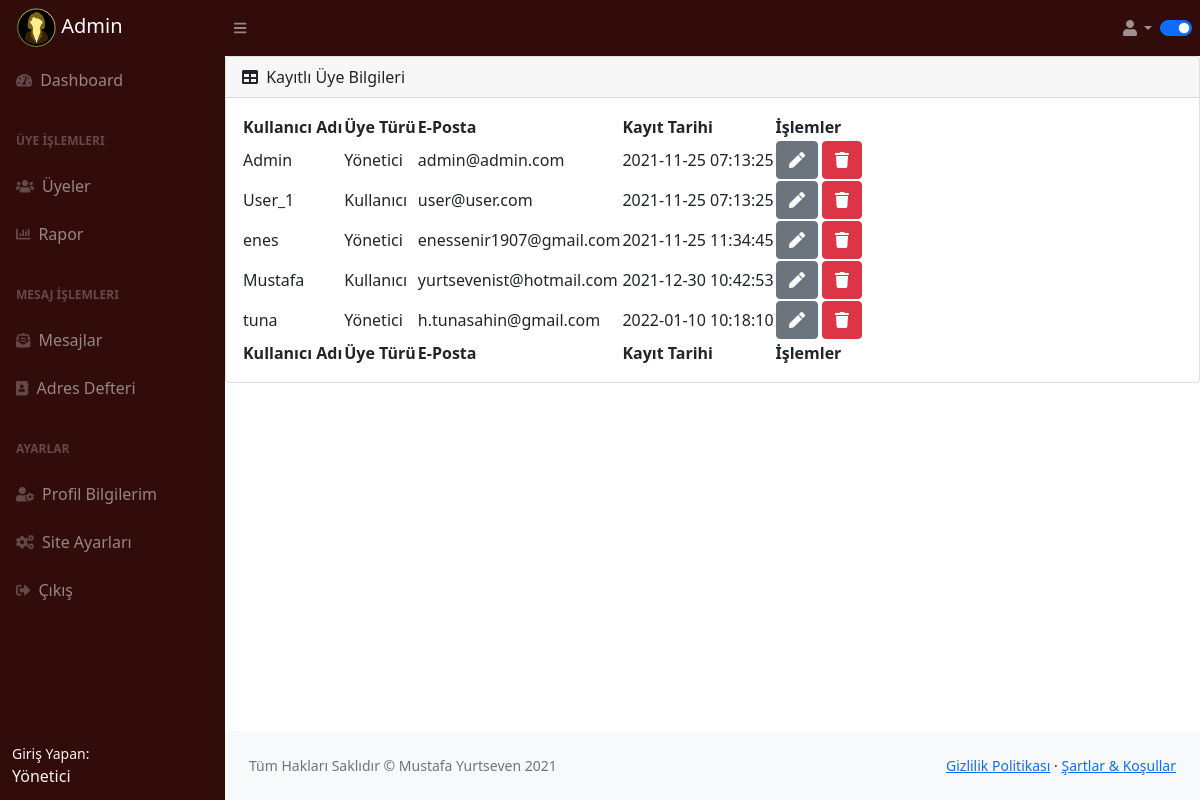
Screenshot of /php/uyeler.php (signed in) with the database file from the repository.
### tables this page shows
CREATE TABLE IF NOT EXISTS `mods` (
  `id` int(11) NOT NULL AUTO_INCREMENT,
  `modname` varchar(50) NOT NULL,
  `yer` varchar(50) NOT NULL,
  `color` varchar(50) NOT NULL,
  `durum` int(11) NOT NULL DEFAULT '1',
  PRIMARY KEY (`id`)
);

CREATE TABLE IF NOT EXISTS `users` (
  `id` int(11) NOT NULL AUTO_INCREMENT,
  `uname` varchar(50) NOT NULL,
  `email` varchar(50) NOT NULL,
  `password` varchar(100) NOT NULL,
  `gender` varchar(2) NOT NULL DEFAULT 'M',
  `photo` varchar(100) DEFAULT NULL,
  `rdate` timestamp NOT NULL DEFAULT CURRENT_TIMESTAMP,
  `who` int(11) NOT NULL DEFAULT '0',
  PRIMARY KEY (`id`)
);

### php/uyeler.php (the view, shortened to what this page needs)
<?php
include "admin/header.php";
include "admin/topmenu.php";
include "admin/sidemenu.php";
include "baglan.php";
$sorgu=$veritabani->prepare("SELECT * FROM users");
$sorgu->execute();
$kayitlar=$sorgu-> fetchAll(PDO::FETCH_OBJ);
?>
<div id="layoutSidenav_content">
    <main>
    <div class="card mb-4">
                            <div class="card-header">
                                <i class="fas fa-table me-1"></i>
                                Kayıtlı Üye Bilgileri
                            </div>
                            <div class="card-body">
                                <table id="datatablesSimple">
                                    <thead>
                                        <tr>
                                            <th>Kullanıcı Adı</th>
                                            <th>Üye Türü</th>
                                            <th>E-Posta</th>
                                            <th>Kayıt Tarihi</th>
                                            <th>İşlemler</th>
                                        </tr>
                                    </thead>
                                    <tfoot>
                                        <tr>
                                            <th>Kullanıcı Adı</th>
                                            <th>Üye Türü</th>
                                            <th>E-Posta</th>
                                            <th>Kayıt Tarihi</th>
                                            <th>İşlemler</th>
                                        </tr>
                                    </tfoot>
                                 <tbody>
                                     <?php foreach($kayitlar as $kayit){?>
                                       <tr>
                                            <td><?=$kayit->uname?></td>
                                            <?php if($kayit->who==0){?><td>Kullanıcı</td><?php }else if($kayit->who==-1){ ?><td>Üyelik Askıda</td><?php }else{?><td>Yönetici</td><?php } ?>
                                            <td><?=$kayit->email?></td>
                                            <td><?=$kayit->rdate?></td>
                                            <td class="text-center"> <a type="button" data-bs-toggle="modal" data-bs-target="#modalUyeDuzenle" dataId="<?php echo $kayit->id?>"
                                             dataEmail="<?php echo $kayit->email ?>"  dataUname="<?php echo $kayit->uname ?>"  dataWho="<?php echo $kayit->who ?>"
                                             dataRdate="<?php echo $kayit->rdate ?>" class="btn btn-secondary" href="#"><span class="fas fa-pen" title="Düzenle"></span></a>
                                            <a type="button" data-bs-toggle="modal" data-bs-target="#modalUyesil" data="<?php echo $kayit->email?>" class="btn btn-danger"><span class="fas fa-trash" title="Sil"></span></a>
                                        </td>
                                        </tr>
                                        <?php } ?>
                                 </tbody>
                                </table>
                            </div>
                        </div>
    </main>
<?php
include "admin/footer.php";
?>

### php/admin/header.php (shortened to what this page needs)
<?php
if($_SESSION["oturum"]!="yonetici")
{
    session_destroy();
    session_unset();
    unset($_SESSION['oturum']);
    header("Location:../login.html");
}
else
{
  include "baglan.php";
  $durum=1;
  $mods=$veritabani->prepare("SELECT * FROM mods WHERE durum=?");
  $mods->execute(array($durum));
  if($mods->rowCount()>0)
  {
  $durum=1;
  $mods=$veritabani->prepare("SELECT * FROM mods WHERE durum=?");
  $mods->execute(array($durum));
  foreach($mods as $mod)
  {
      $modname=$mod["modname"];
      if($mod["yer"]=="menu")
      {
          $menurenk=$mod["color"];
      }
      if($mod["yer"]=="font")
      {
          $fontrenk=$mod["color"];
      }
  }
}
else
{
    $durum=1;
    $modname="gece";
    $kayit=$veritabani->prepare('UPDATE mods SET durum = ? WHERE modname = ?');
    $kayit->execute(array($durum,$modname));
}
}
?>
<!DOCTYPE html>
<html lang="en">
    <head>
        <link rel="stylesheet" href="adminstyle.css">
        <link href="https://cdn.jsdelivr.net/npm/simple-datatables@latest/dist/style.css" rel="stylesheet" />
        <link href="../tema/dist/css/styles.css" rel="stylesheet" />
        <link href="https://gitcdn.github.io/bootstrap-toggle/2.2.2/css/bootstrap-toggle.min.css" rel="stylesheet">
</head>

### php/admin/topmenu.php (shortened to what this page needs)
<body class="sb-nav-fixed">
    <nav class="sb-topnav navbar navbar-expand navbar-dark" style="background-color:<?php echo $menurenk ?> !important; color:<?php echo $fontrenk ?>!important;">
        <a class="navbar-brand ps-3" href="adminprofil.php">
            <?php if ($_SESSION["photo"] == null) { ?>
                <?php if ($_SESSION["gender"] == "M") { ?>
                    <img src="usersfoto/male.png" class="rounded-circle" alt="" width="40">
                <?php } else { ?>
                    <img src="usersfoto/female.png" class="rounded-circle" alt="" width="40">
                <?php } ?>
            <?php } else { ?>
                <img src="<?php echo $_SESSION["photo"] ?>" class="rounded-circle" alt="" width="40">
            <?php } ?>
            <?php echo $_SESSION["uname"] ?></a>
        <button class="btn btn-link btn-sm order-1 order-lg-0 me-4 me-lg-0" id="sidebarToggle" href="#!"><i class="fas fa-bars"></i></button>
        <ul class="navbar-nav ms-auto ms-md-0 me-3 me-lg-4">
            <li class="nav-item dropdown">
                <a class="nav-link dropdown-toggle" id="navbarDropdown" href="#" role="button" data-bs-toggle="dropdown" aria-expanded="false"><i class="fas fa-user fa-fw"></i></a>
            </li>
         </ul>
         <ul class="form-check form-switch navbar-nav ms-3">
                <input class="form-check-input" type="checkbox" role="switch" id="toggle-event" <?php if ($modname == "gunduz") { ?>checked title="Aktif Mod:Gündüz" <?php } else { ?> unchecked title="Aktif Mod:Gece" <?php } ?>>
         </ul>
    </nav>

### php/admin/sidemenu.php
<div id="layoutSidenav">
            <div id="layoutSidenav_nav">
                <nav class="sb-sidenav accordion sb-sidenav-dark"  id="sidenavAccordion" style="background-color:<?php echo $menurenk ?> !important; color:<?php echo $fontrenk ?>!important;">
                    <div class="sb-sidenav-menu">
                        <div class="nav">
                        <a class="nav-link" href="admin.php">
                                <div class="sb-nav-link-icon"><i class="fas fa-tachometer-alt"></i></div>
                                Dashboard
                            </a>
                            <div class="sb-sidenav-menu-heading">Üye İşlemleri</div>
                            <a class="nav-link" href="uyeler.php">
                                <div class="sb-nav-link-icon"><i class="fas fa-users"></i></div>
                                Üyeler
                            </a>
                            <a class="nav-link" href="admin.php">
                                <div class="sb-nav-link-icon"><i class="fas fa-chart-bar"></i></div>
                                Rapor
                            </a>
                            <div class="sb-sidenav-menu-heading">Mesaj İşlemleri</div>
                            <a class="nav-link" href="mesajlar.php">
                                <div class="sb-nav-link-icon"><i class="fas fa-envelope-open-text"></i></div>
                                Mesajlar
                            </a>
                            <a class="nav-link" href="admin.php">
                                <div class="sb-nav-link-icon"><i class="fas fa-address-book"></i></div>
                                Adres Defteri
                            </a>
                            <div class="sb-sidenav-menu-heading">Ayarlar</div>
                            <a class="nav-link" href="adminprofil.php">
                                <div class="sb-nav-link-icon"><i class="fas fa-user-cog"></i></div>
                                Profil Bilgilerim
                            </a>
                             <a class="nav-link" href="modayar.php">
                                <div class="sb-nav-link-icon"><i class="fas fa-cogs"></i></div>
                               Site Ayarları
                            </a>
                            <a class="nav-link" href="logout.php">
                                <div class="sb-nav-link-icon"><i class="fas fa-sign-out-alt"></i></div>
                               Çıkış
                            </a>
                        </div>
                    </div>
                    <?php if ($_SESSION["who"]==1)
                    {?>
                    <div class="sb-sidenav-footer" style="background-color:<?php echo $menurenk ?> !important; color:<?php echo $fontrenk ?>!important;">
                        <div class="small">Giriş Yapan:</div>
                        Yönetici
                    </div>
                    <?php } else if ($_SESSION["who"]==2){?>
                    <div class="sb-sidenav-footer" style="background-color:<?php echo $menurenk ?> !important; color:<?php echo $fontrenk ?>!important;">
                        <div class="small">Giriş Yapan:</div>
                        Süper Yönetici
                    </div>
                    <?php } else if ($_SESSION["who"]==3){?>
                        <div class="sb-sidenav-footer" style="background-color:<?php echo $menurenk ?> !important; color:<?php echo $fontrenk ?>!important;">
                        <div class="small">Giriş Yapan:</div>
                        Sitenin Sahibi
                        </div>
                    <?php }?>
                </nav>
            </div>

### php/admin/footer.php (shortened to what this page needs)
<footer class="py-4 bg-light mt-auto">
                    <div class="container-fluid px-4">
                        <div class="d-flex align-items-center justify-content-between small">
                            <div class="text-muted">Tüm Hakları Saklıdır &copy; Mustafa Yurtseven 2021</div>
                            <div>
                                <a href="#">Gizlilik Politikası</a>
                                &middot;
                                <a href="#">Şartlar &amp; Koşullar</a>
                            </div>
                        </div>
                    </div>
                </footer>
            </div>
        </div>
    </body>
</html>

### rows the page displays
mods: modname "☑"
users: uname "Admin", who "Yönetici", email "admin@admin.com", rdate "2021-11-25 07:13:25"
users: uname "User_1", who "Kullanıcı", email "user@user.com", rdate "2021-11-25 07:13:25"
users: uname "enes", who "Yönetici", email "enessenir1907@gmail.com", rdate "2021-11-25 11:34:45"
users: uname "Mustafa", who "Kullanıcı", email "yurtsevenist@hotmail.com", rdate "2021-12-30 10:42:53"
users: uname "tuna", who "Yönetici", email "h.tunasahin@gmail.com", rdate "2022-01-10 10:18:10"

### other values shown
$_SESSION["uname"] "Admin"
